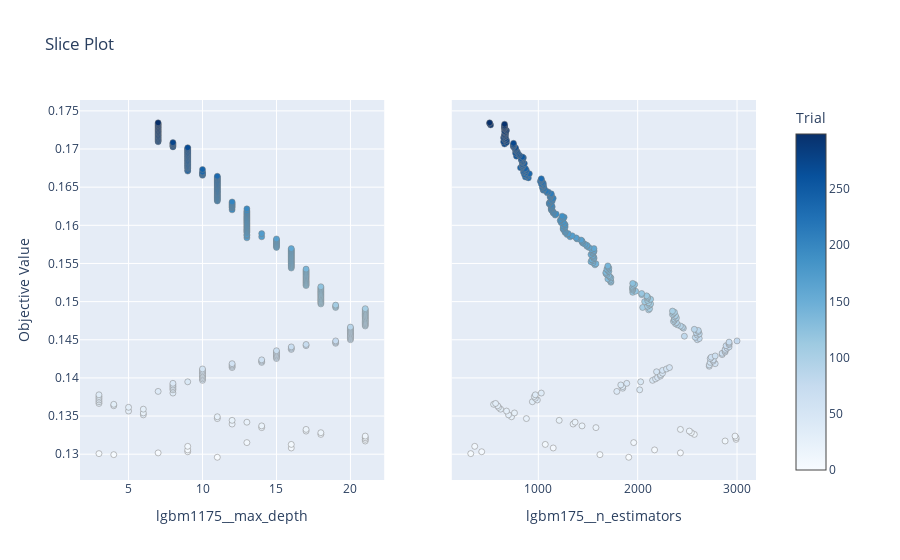

The notebook cell this image was saved under:
### Code cell
optuna.visualization.plot_slice(study_lgbm175)

### Figure 1 — Plotly figure (JSON) as saved in the notebook; plotly's stock layout.template omitted (floating-point values rounded to 4 significant figures; data arrays with more than 128 entries replaced by an {"elided": "..."} marker saying what was removed)
{"data": [{"marker": {"color": {"elided": "300 int values"}, "colorbar": {"title": {"text": "Trial"}, "x": 1, "xpad": 40}, "colorscale": [[0, "rgb(247,251,255)"], [0.125, "rgb(222,235,247)"], [0.25, "rgb(198,219,239)"], [0.375, "rgb(158,202,225)"], [0.5, "rgb(107,174,214)"], [0.625, "rgb(66,146,198)"], [0.75, "rgb(33,113,181)"], [0.875, "rgb(8,81,156)"], [1, "rgb(8,48,107)"]], "line": {"color": "Grey", "width": 0.5}, "showscale": true}, "mode": "markers", "showlegend": false, "type": "scatter", "x": {"elided": "300 int values"}, "xaxis": "x", "y": {"elided": "300 float values"}, "yaxis": "y"}, {"marker": {"color": {"elided": "300 int values"}, "colorbar": {"title": {"text": "Trial"}, "x": 1, "xpad": 40}, "colorscale": [[0, "rgb(247,251,255)"], [0.125, "rgb(222,235,247)"], [0.25, "rgb(198,219,239)"], [0.375, "rgb(158,202,225)"], [0.5, "rgb(107,174,214)"], [0.625, "rgb(66,146,198)"], [0.75, "rgb(33,113,181)"], [0.875, "rgb(8,81,156)"], [1, "rgb(8,48,107)"]], "line": {"color": "Grey", "width": 0.5}, "showscale": false}, "mode": "markers", "showlegend": false, "type": "scatter", "x": {"elided": "300 int values"}, "xaxis": "x2", "y": {"elided": "300 float values"}, "yaxis": "y2"}], "layout": {"title": {"text": "Slice Plot"}, "xaxis": {"anchor": "y", "domain": [0, 0.45], "title": {"text": "lgbm1175__max_depth"}}, "xaxis2": {"anchor": "y2", "domain": [0.55, 1], "title": {"text": "lgbm175__n_estimators"}}, "yaxis": {"anchor": "x", "domain": [0, 1], "title": {"text": "Objective Value"}}, "yaxis2": {"anchor": "x2", "domain": [0, 1], "matches": "y", "showticklabels": false}}}
